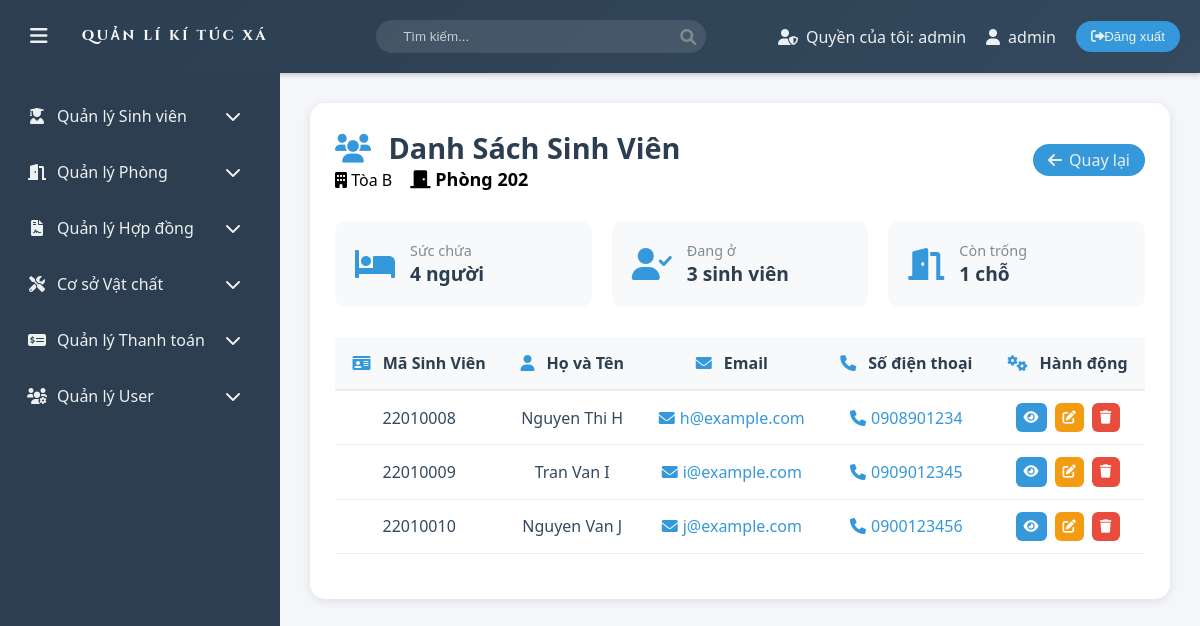
/php/admin/view_room_students.php?room_id=42 (signed in), run on the app's committed database.
### tables this page shows
CREATE TABLE IF NOT EXISTS Rooms (
    room_id INT AUTO_INCREMENT PRIMARY KEY,
    room_code VARCHAR(50) UNIQUE NOT NULL,
    building VARCHAR(1) NOT NULL,
    floor INT NOT NULL,
    room_number VARCHAR(10) NOT NULL,
    capacity ENUM('2', '4', '8') NOT NULL,
    status ENUM('available', 'occupied', 'maintenance') DEFAULT 'available',
    price DECIMAL(10,2) NOT NULL
);

CREATE TABLE IF NOT EXISTS Students (
    student_id INT AUTO_INCREMENT PRIMARY KEY,
    student_code VARCHAR(50) UNIQUE NOT NULL,
    full_name VARCHAR(255) NOT NULL,
    email VARCHAR(255) NOT NULL,
    phone VARCHAR(20),
    gender ENUM('Male', 'Female', 'Other') DEFAULT 'Other',
    date_of_birth DATE,
    address VARCHAR(255),
    nationality VARCHAR(50) DEFAULT 'Vietnam',
    major VARCHAR(100),
    year_of_study INT CHECK (year_of_study BETWEEN 1 AND 5),
    gpa DECIMAL(3, 2) CHECK (gpa BETWEEN 0.0 AND 4.0),
    room_id INT,
    status ENUM('Active', 'Inactive', 'Graduated') DEFAULT 'Active',
    FOREIGN KEY (room_id) REFERENCES Rooms(room_id) ON DELETE SET NULL
);

### php/admin/view_room_students.php (the view, shortened to what this page needs)
<?php
include '../config/db_connect.php';
if (isset($_GET['room_id'])) {
    $room_id = $_GET['room_id'];
    $sql_room = "SELECT * FROM Rooms WHERE room_id = ?";
    $stmt_room = $conn->prepare($sql_room);
    $stmt_room->bind_param("i", $room_id);
    $stmt_room->execute();
    $result_room = $stmt_room->get_result();
    $room = $result_room->fetch_assoc();
    $sql_students = "SELECT * FROM Students WHERE room_id = ?";
    $stmt_students = $conn->prepare($sql_students);
    $stmt_students->bind_param("i", $room_id);
    $stmt_students->execute();
    $result_students = $stmt_students->get_result();
} else {
    echo '<script>alert("ID phòng không hợp lệ."); window.location.href="rooms_list.php";</script>';
    exit;
}
?>
<!DOCTYPE html>
<html lang="vi">
<head>
    <link rel="stylesheet" href="../../assets/css/main.css">
    <link rel="stylesheet" href="../../assets/css/rooms.css">
    <link rel="stylesheet" href="https://cdnjs.cloudflare.com/ajax/libs/font-awesome/6.0.0/css/all.min.css">
</head>
<body>
    <?php include 'layout/header.php'; ?>
    <div class="container">
        <?php include 'layout/menu.php'; ?>
        <main class="content">
            <div class="room-students-container">
                <div class="page-header">
                    <div class="header-content">
                        <h2>
                            <i class="fas fa-users"></i>
                            Danh Sách Sinh Viên
                        </h2>
                        <div class="room-info">
                            <span class="building-info">
                                <i class="fas fa-building"></i>
                                Tòa <?php echo htmlspecialchars($room['building']); ?>
                            </span>
                            <span class="room-number">
                                <i class="fas fa-door-closed"></i>
                                Phòng <?php echo htmlspecialchars($room['room_number']); ?>
                            </span>
                        </div>
                    </div>
                    <div class="header-actions">
                        <a href="rooms_list.php" class="back-btn">
                            <i class="fas fa-arrow-left"></i>
                            Quay lại
                        </a>
                    </div>
                </div>
                <div class="room-summary">
                    <div class="summary-card">
                        <i class="fas fa-bed"></i>
                        <div class="summary-info">
                            <span class="label">Sức chứa</span>
                            <span class="value"><?php echo htmlspecialchars($room['capacity']); ?> người</span>
                        </div>
                    </div>
                    <div class="summary-card">
                        <i class="fas fa-user-check"></i>
                        <div class="summary-info">
                            <span class="label">Đang ở</span>
                            <span class="value"><?php echo $result_students->num_rows; ?> sinh viên</span>
                        </div>
                    </div>
                    <div class="summary-card">
                        <i class="fas fa-door-open"></i>
                        <div class="summary-info">
                            <span class="label">Còn trống</span>
                            <span class="value"><?php echo $room['capacity'] - $result_students->num_rows; ?> chỗ</span>
                        </div>
                    </div>
                </div>
                <?php if ($result_students->num_rows > 0): ?>
                    <div class="table-responsive">
                        <table class="students-table">
                            <thead>
                                <tr>
                                    <th><i class="fas fa-id-card"></i> Mã Sinh Viên</th>
                                    <th><i class="fas fa-user"></i> Họ và Tên</th>
                                    <th><i class="fas fa-envelope"></i> Email</th>
                                    <th><i class="fas fa-phone"></i> Số điện thoại</th>
                                    <th><i class="fas fa-cogs"></i> Hành động</th>
                                </tr>
                            </thead>
                            <tbody>
                                <?php while ($student = $result_students->fetch_assoc()): ?>
                                    <tr>
                                        <td>
                                            <span class="student-code">
                                                <?php echo htmlspecialchars($student['student_code']); ?>
                                            </span>
                                        </td>
                                        <td>
                                            <div class="student-name">
                                                <?php echo htmlspecialchars($student['full_name']); ?>
                                            </div>
                                        </td>
                                        <td>
                                            <a href="mailto:<?php echo htmlspecialchars($student['email']); ?>" class="email-link">
                                                <i class="fas fa-envelope"></i>
                                                <?php echo htmlspecialchars($student['email']); ?>
                                            </a>
                                        </td>
                                        <td>
                                            <a href="tel:<?php echo htmlspecialchars($student['phone']); ?>" class="phone-link">
                                                <i class="fas fa-phone"></i>
                                                <?php echo htmlspecialchars($student['phone']); ?>
                                            </a>
                                        </td>
                                        <td class="action-buttons">
                                            <button class="action-btn view-btn" title="Xem chi tiết" onclick="viewStudentDetails('<?php echo $student['student_id']; ?>')">
                                                <i class="fas fa-eye"></i>
                                            </button>
                                            <button class="action-btn edit-btn" onclick="showEditPopup(<?php echo $student['student_id']; ?>)" title="Chỉnh sửa">
                                                <i class="fas fa-edit"></i>
                                            </button>
                                            <button class="action-btn delete-btn" onclick="confirmDeleteStudent(<?php echo $student['student_id']; ?>)" title="Xóa">
                                                <i class="fas fa-trash"></i>
                                            </button>
                                        </td>
                                    </tr>
                                <?php endwhile; ?>
                            </tbody>
                        </table>
                    </div>
                <?php endif; ?>
            </div>
        </main>
    </div>
</body>
</html>

### assets/css/main.css (style rules this page uses)
:root { --primary-color: #2c3e50; --secondary-color: #34495e; --accent-color: #3498db; --text-color: #ecf0f1; --hover-color: #2980b9; --transition-speed: 0.3s; }
body { font-family: 'Segoe UI', Tahoma, Geneva, Verdana, sans-serif; margin: 0; padding: 0; background-color: #f5f6fa; }
.container { display: flex; min-height: calc(100vh - 70px); }
.content { flex-grow: 1; padding: 30px; transition: var(--transition-speed); }
.room-number { font-size: 18px; font-weight: bold; margin-left: 14px; }

### assets/css/rooms.css (style rules this page uses)
a { text-decoration: none; }
.back-btn { background-color: var(--accent-color); border: none; color: var(--text-color); padding: 8px 15px; border-radius: 20px; cursor: pointer; transition: var(--transition-speed); display: flex; align-items: center; line-height: 100%; }
.fa-arrow-left:before { content: "\f060"; margin-right: 7px; }
.rooms-list-container, .room-students-container { background: #ffffff; border-radius: 15px; padding: 25px; box-shadow: 0 2px 10px rgba(0, 0, 0, 0.1); }
.page-header { display: flex; justify-content: space-between; align-items: center; margin-bottom: 30px; flex-wrap: wrap; gap: 20px; }
.page-header h2 { color: #2c3e50; font-size: 1.8em; margin: 0 auto; }
.page-header h2 i { color: #3498db; margin-right: 10px; }
.header-actions { display: flex; gap: 15px; align-items: center; }
.table-responsive { overflow-x: auto; margin: 20px 0; }
.rooms-table, .students-table { width: 100%; border-collapse: separate; border-spacing: 0; background: #fff; }
.rooms-table th, .students-table th { background: #f8f9fa; color: #2c3e50; font-weight: 600; padding: 15px; text-align: center; border-bottom: 2px solid #e9ecef; }
.rooms-table td, .students-table td { padding: 12px 15px; border-bottom: 1px solid #e9ecef; color: #34495e; text-align: center; }
.rooms-table th i, .students-table th i { margin-right: 8px; color: #3498db; }
.action-buttons { display: flex; gap: 8px; justify-content: center; }
.action-btn { padding: 8px; border: none; border-radius: 6px; cursor: pointer; display: flex; align-items: center; gap: 5px; transition: all 0.3s ease; }
.action-btn.view-btn { background: #3498db; color: white; }
.action-btn.edit-btn { background: #f39c12; color: white; }
.action-btn.delete-btn { background: #e74c3c; color: white; }
.room-summary { display: grid; grid-template-columns: repeat(auto-fit, minmax(200px, 1fr)); gap: 20px; margin-bottom: 30px; }
.summary-card { background: #f8f9fa; border-radius: 10px; padding: 20px; display: flex; align-items: center; gap: 15px; }
.summary-card i { font-size: 2em; color: #3498db; }
.summary-info { display: flex; flex-direction: column; }
.summary-info .label { color: #7f8c8d; font-size: 0.9em; }
.summary-info .value { color: #2c3e50; font-size: 1.2em; font-weight: 600; }
.email-link, .phone-link { color: #3498db; text-decoration: none; display: inline-flex; align-items: center; gap: 5px; }

### data on the page
rooms: building "B", room_number "202", capacity "4", $room['capacity']-$result_students->num_rows "1"
students: student_code "22010008", full_name "Nguyen Thi H", email "h@example.com", phone "0908901234"
students: student_code "22010009", full_name "Tran Van I", email "i@example.com", phone "0909012345"
students: student_code "22010010", full_name "Nguyen Van J", email "j@example.com", phone "0900123456"

### other printed values
$role "admin"
$username "admin"
$result_students->num_rows "3"
